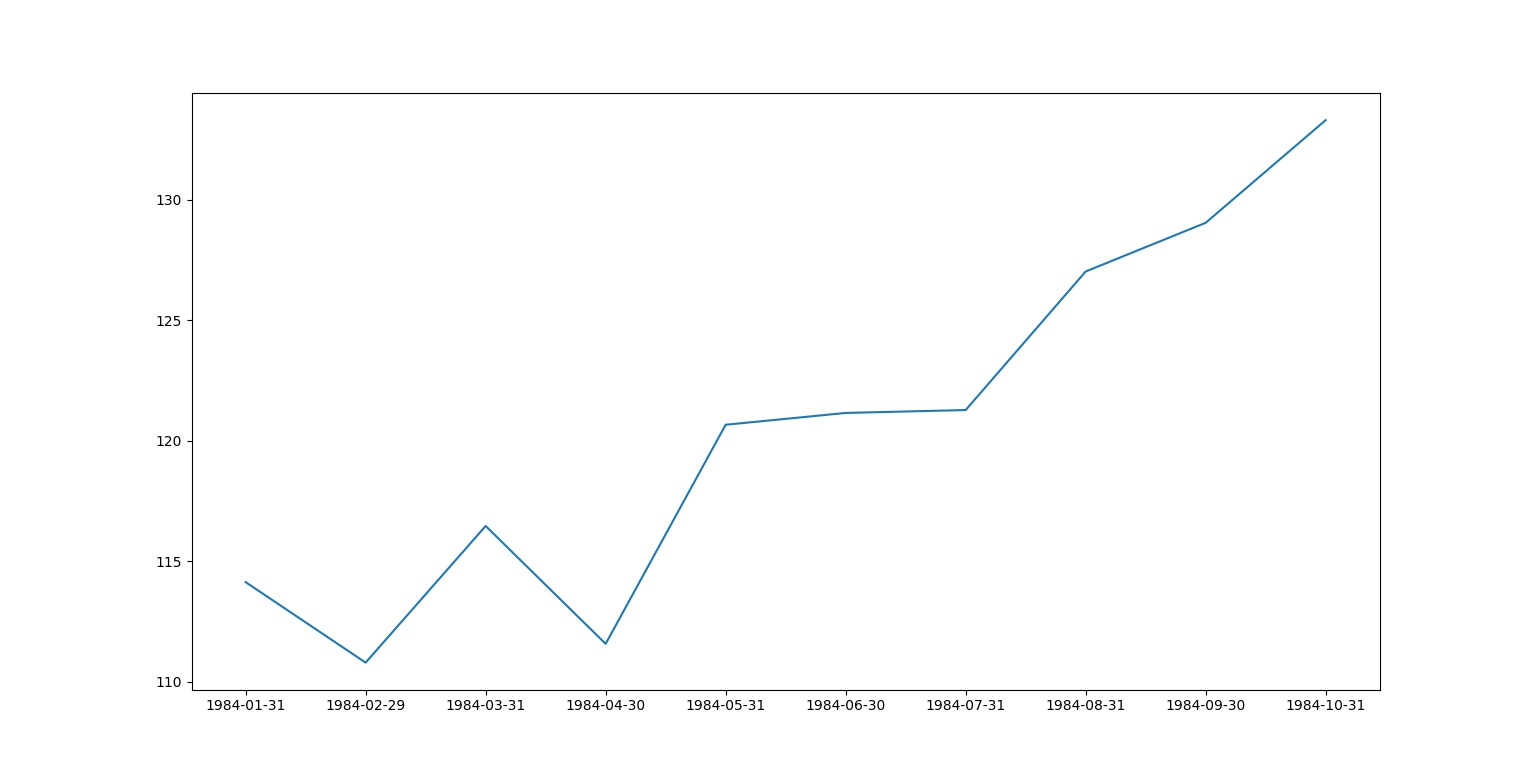

Recreate this plot in Python.
import pandas as pd
import matplotlib.pyplot as plt
mtr = pd.read_csv("consumo.csv")
anos = mtr[0:10]
x = anos["data"]
y = anos["consumo"]
done = plt.plot(x, y)
plt.show(done)
